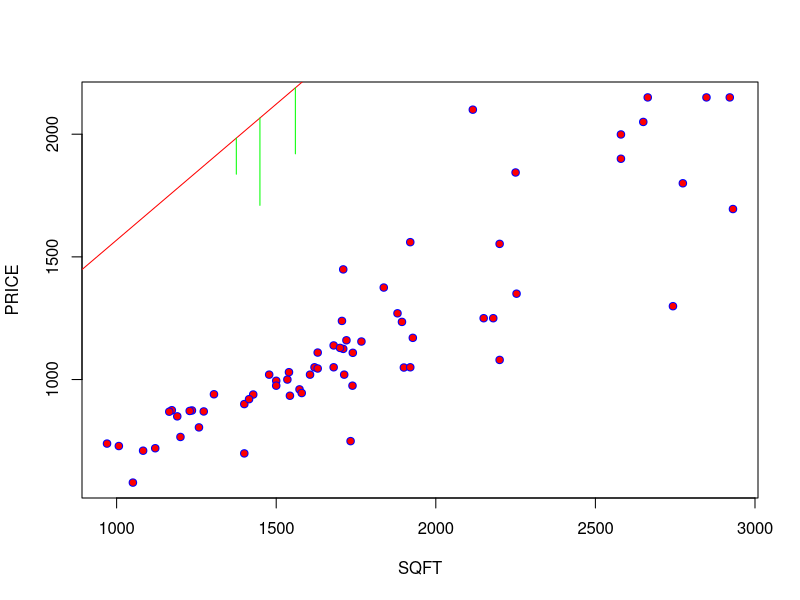

Recreate this plot in R.
setwd("C:/Users/Nathan/Desktop/school/statistical data management")

house <- read.table ("house.txt", header=T)
attach(house)
names(house)

plot(SQFT,PRICE,pch=21,col="blue", bg="red")

model<- lm(SQFT~PRICE)
abline(model,col="red")
yhat<- predict(model,PRICE=PRICE)
join<- function(i)
  lines(c(PRICE[i],PRICE[i]),c(SQFT[i], yhat[i]), col="green")
sapply(1:9,join)